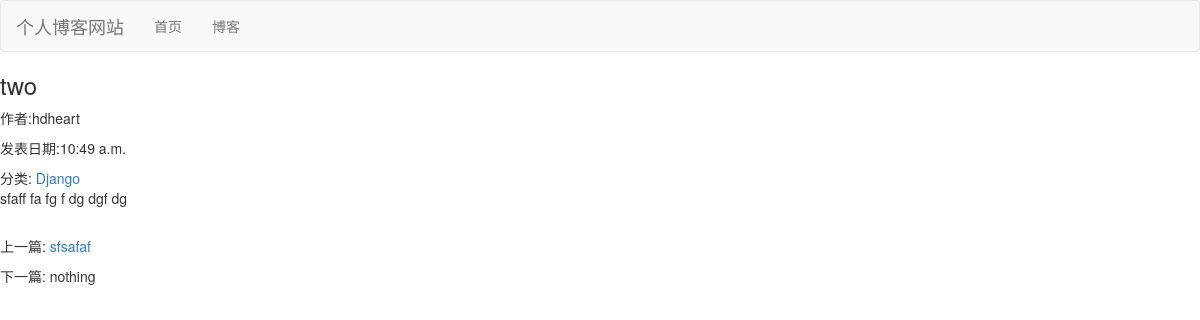
Page /blog/2 on the committed database.
### blog/models.py (models this page shows, shortened)
class Blog(models.Model):
    title = models.CharField(max_length=30)
    blog_type = models.ForeignKey(BlogType, on_delete=models.DO_NOTHING)
    content = models.TextField()
    author = models.ForeignKey(User, on_delete=models.DO_NOTHING)
    created_time = models.TimeField(auto_now_add=True)
    last_updated_time = models.TimeField(auto_now=True)
    class Meta:
        ordering = ['-created_time']

class BlogType(models.Model):
    type_name = models.CharField(max_length=15)
    def __str__(self):
        return self.type_name

### blog/views.py (the view)
# urls.py: path('<int:blog_pk>', views.blog_detail, name="blog_detail"),
def blog_detail(request, blog_pk):
    context = {}
    blog = get_object_or_404(Blog, pk = blog_pk)
    context['previous_blog'] = Blog.objects.filter(created_time__gt=blog.created_time).last()
    context['next_blog'] = Blog.objects.filter(created_time__lt=blog.created_time).first()
    context['blog'] = blog
    return render_to_response('blog/blog_detail.html', context)

### blog/templates/blog/blog_detail.html (shortened to what this page needs)
{% extends 'base.html' %}
{% load staticfiles %}
{% block header_extends %}
<link rel="stylesheet" href="{% static 'blog.css'%}">
{% endblock %}
{% block content %}
    <h3>{{blog.title}}</h3>
    <p>作者:{{blog.author}}</p>
    <p>发表日期:{{blog.created_time}}</p>
    <div>分类:
        <a href="{%url 'blog_with_type' blog.blog_type.pk%}">
        {{blog.blog_type}}</a>
    </div>
    <p>{{blog.content}}</p>
    <div class="blog-more">
        <p>上一篇:
            {% if previous_blog %}
            <a href="{% url 'blog_detail' previous_blog.pk %}">{{ previous_blog.title }}</a>
            {% else %}
                nothing
            {% endif %}
            </p>
        <p>下一篇:
            {% if next_blog %}
            <a href="{% url 'blog_detail' next_blog.pk %}">{{ next_blog.title }}</a>
            {% else %}
                nothing
            {% endif %}
            </p>
    </div>
{% endblock %}

### static/base.css (style rules this page uses)
body { margin: 0; padding: 0; }

### blog/static/blog.css (style rules this page uses)
div.blog-more { margin-top: 2em }

### rows in the picture
Blog: title "two", author "hdheart", created_time "10:49 a.m.", blog_type "Django", content "sfaff fa fg f dg dgf dg"
Blog: title "sfsafaf"
